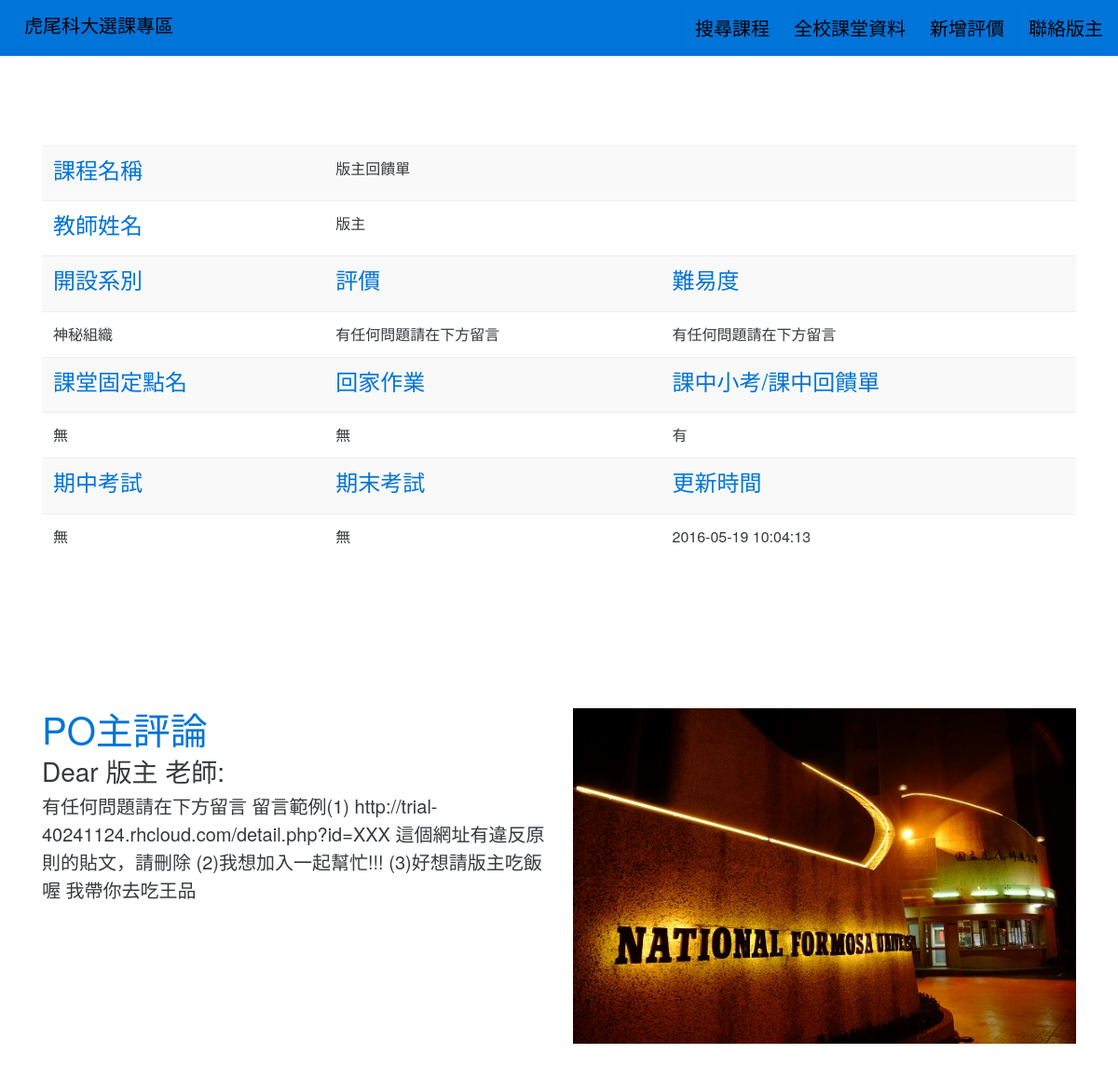
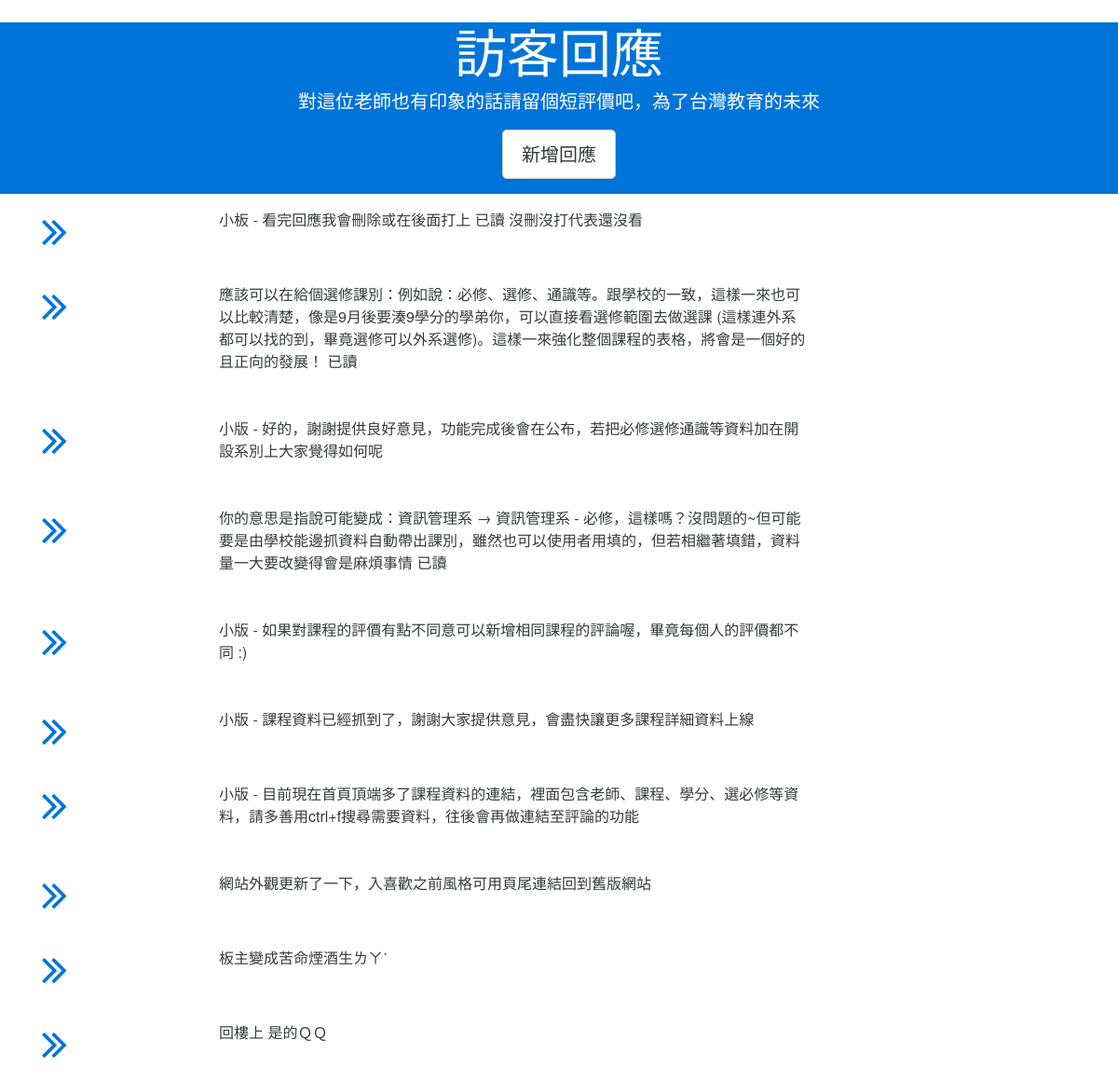
The page /detail?id=0 on the database its author committed (2 pictures, top to bottom).
### tables this page shows
CREATE TABLE `nfu` (
  `id` int(50) NOT NULL,
  `classN` varchar(10) NOT NULL,
  `teacherN` varchar(4) NOT NULL,
  `major` varchar(6) NOT NULL,
  `midexam` varchar(50) NOT NULL,
  `endexam` varchar(50) NOT NULL,
  `say` varchar(250) NOT NULL,
  `value` varchar(50) NOT NULL,
  `cost` varchar(50) NOT NULL,
  `classcall` int(50) NOT NULL,
  `homework` int(50) NOT NULL,
  `classexam` int(50) NOT NULL,
  `posttime` timestamp NOT NULL DEFAULT CURRENT_TIMESTAMP,
  `error` int(50) DEFAULT NULL
);

CREATE TABLE `nfu_recall` (
  `id` int(50) NOT NULL,
  `content` varchar(250) NOT NULL,
  `Postid` int(50) NOT NULL
);

### application/controllers/Controller_dynamicpage.php (called while the page is built, shortened)
<?php
class Controller_dynamicpage extends CI_Controller {
        public function __construct()
         {
              $this->load->model('model_sql');
         }
        public function showview_detail()
         {
              $id = $this->input->get('id');
              $data['quert'] = $this->model_sql->get_sql($list='nfu','id',$logic='=',$id,1);
              $data['recall'] = $this->model_sql->get_sql($list='nfu_recall','Postid',$logic='=',$id);
              $data['quert'] = $data['quert'][0];
              if($data['quert']['classcall']==1){$data['quert']['classcall']="有";}else{$data['quert']['classcall']="無";}
              if($data['quert']['homework']==1){$data['quert']['homework']="有";}else{$data['quert']['homework']="無";}
              if($data['quert']['classexam']==1){$data['quert']['classexam']="有";}else{$data['quert']['classexam']="無";}
              $this->load->view('templates/header');
              $this->load->view('dynamicpage/detail',$data);
              $this->load->view('templates/footer_slim');
         }
}

### index.php (called while the page is built, shortened)
<?php
require_once BASEPATH.'core/CodeIgniter.php';

### application/models/Model_sql.php (called while the page is built, shortened)
<?php
class Model_sql extends CI_Model {
     public function get_sql($list='news',$Field='id',$logic='=',$slug='1',$number='null')
     {
                  $query = $this->db->get_where($list, array($Field.$logic =>$slug),$number);
                  return $query->result_array();
     }
}

### application/views/dynamicpage/detail.php (the view)
<div id="content">
              <div class="section">
                  <div class="container">
                    <div class="m-y-3 row">
                      <div class="col-md-12 text-xs-center">
                        <div class="m-y-3 table-responsive">
                          <table class="table table-striped">
                            <tbody>
                              <tr>
                                <td><h4 class="text-primary">課程名稱</td>
                                <td><?php echo $quert['classN'];?></td>
                                <td></td>
                              </tr>
                              <tr>
                                <td><h4 class="text-primary">教師姓名</td>
                                <td><?php echo $quert['teacherN'];?></td>
                                <td></td>
                              </tr>
                              <tr>
                                <td><h4 class="text-primary">開設系別</td>
                                <td><h4 class="text-primary">評價</td>
                                <td><h4 class="text-primary">難易度</td>
                              </tr>
                              <tr>
                                <td><?php echo $quert['major'];?></td>
                                <td><?php echo $quert['value'];?></td>
                                <td><?php echo $quert['cost'];?></td>
                              </tr>
                              <tr>
                                <td><h4 class="text-primary">課堂固定點名</td>
                                <td><h4 class="text-primary">回家作業</td>
                                <td><h4 class="text-primary">課中小考/課中回饋單</td>
                              </tr>
                              <tr>
                                <td><?php echo $quert['classcall'];?></td>
                                <td><?php echo $quert['homework'];?></td>
                                <td><?php echo $quert['classexam'];?></td>
                              </tr>
                              <tr>
                                <td><h4 class="text-primary">期中考試</td>
                                <td><h4 class="text-primary">期末考試</td>
                                <td><h4 class="text-primary">更新時間</td>
                              </tr>
                              <tr>
                                <td><?php echo $quert['midexam'];?></td>
                                <td><?php echo $quert['endexam'];?></td>
                                <td><?php echo $quert['posttime'];?></td>
                              </tr>
                            </tbody>
                          </table>
                        </div>
                      </div>
                    </div>
                  </div>
          </div>
            <div class="p-y-3 section">
              <div class="container">
                <div class="row">
                  <div class="col-md-6">
                    <h1 class="text-primary">PO主評論</h1>
                    <h3>Dear <?php echo $quert['teacherN'];?> 老師:</h3>
                    <p class="lead"><?php echo $quert['say'];?></p>
                  </div>
                  <div class="col-md-6">
                    <img src="../img/home.jpg" class="img-fluid">
                  </div>
                </div>
              </div>
            </div>
          </div>
            <div class="bg-info section  text-xs-center">
              <div class="container">
                <div class="m-y-1 row">
                  <div class="col-md-12">
                    <h4 class="display-4 pi-draggable pi-item">訪客回應</h4>
                    <p class="lead pi-draggable pi-item" draggable="true">對這位老師也有印象的話請留個短評價吧，為了台灣教育的未來</p>
                    <a href="insert2recall?id=<?php echo $quert['id'];?>" class="btn btn-darkest btn-lg btn-secondary m-y-lg">新增回應</a>
                  </div>
                </div>
              </div>
            </div>
          <?php foreach ($recall as $q):?>
              <div class="section">
                  <div class="container">
                    <div class="m-y-1 row">
                      <div class="col-md-2">
                        <a><i class="fa fa-3x text-primary fa-angle-double-right"></i></a>
                      </div>
                      <div class="col-lg-7 ">
                        <p class=""><?php echo $q['content'] ?></p>
                      </div>
                    </div>
                  </div>
                </div>
          <?php endforeach ?>

### rows shown on the page
nfu: classN "版主回饋單", teacherN "版主", major "神秘組織", value "有任何問題請在下方留言", cost "有任何問題請在下方留言", midexam "無", endexam "無", posttime "2016-05-19 10:04:13", say "有任何問題請在下方留言 留言範例(1) http://trial-40241124.rhcloud.com/detail.php?id=XXX 這個網址有違反原則的貼文，請刪除 (2)我想加入一起幫忙!!! (3)好想請版主吃飯喔 我帶你去吃王品"
nfu_recall: content "小板 - 看完回應我會刪除或在後面打上 已讀 沒刪沒打代表還沒看"
nfu_recall: content "應該可以在給個選修課別：例如說：必修、選修、通識等。跟學校的一致，這樣一來也可以比較清楚，像是9月後要湊9學分的學弟你，可以直接看選修範圍去做選課 (這樣連外系都可以找的到，畢竟選修可以外系選修)。這樣一來強化整個課程的表格，將會是一個好的且正向的發展！ 已讀"
nfu_recall: content "小版 - 好的，謝謝提供良好意見，功能完成後會在公布，若把必修選修通識等資料加在開設系別上大家覺得如何呢"
nfu_recall: content "你的意思是指說可能變成：資訊管理系 → 資訊管理系 - 必修，這樣嗎？沒問題的~但可能要是由學校能邊抓資料自動帶出課別，雖然也可以使用者用填的，但若相繼著填錯，資料量一大要改變得會是麻煩事情 已讀"
nfu_recall: content "小版 - 如果對課程的評價有點不同意可以新增相同課程的評論喔，畢竟每個人的評價都不同 :)"
nfu_recall: content "小版 - 課程資料已經抓到了，謝謝大家提供意見，會盡快讓更多課程詳細資料上線"
nfu_recall: content "小版 - 目前現在首頁頂端多了課程資料的連結，裡面包含老師、課程、學分、選必修等資料，請多善用ctrl+f搜尋需要資料，往後會再做連結至評論的功能"
nfu_recall: content "網站外觀更新了一下，入喜歡之前風格可用頁尾連結回到舊版網站"
nfu_recall: content "板主變成苦命煙酒生ㄌㄚ˙"
nfu_recall: content "回樓上 是的ＱＱ"

### other values the page prints
$quert['classcall'] "無"
$quert['homework'] "無"
$quert['classexam'] "有"
